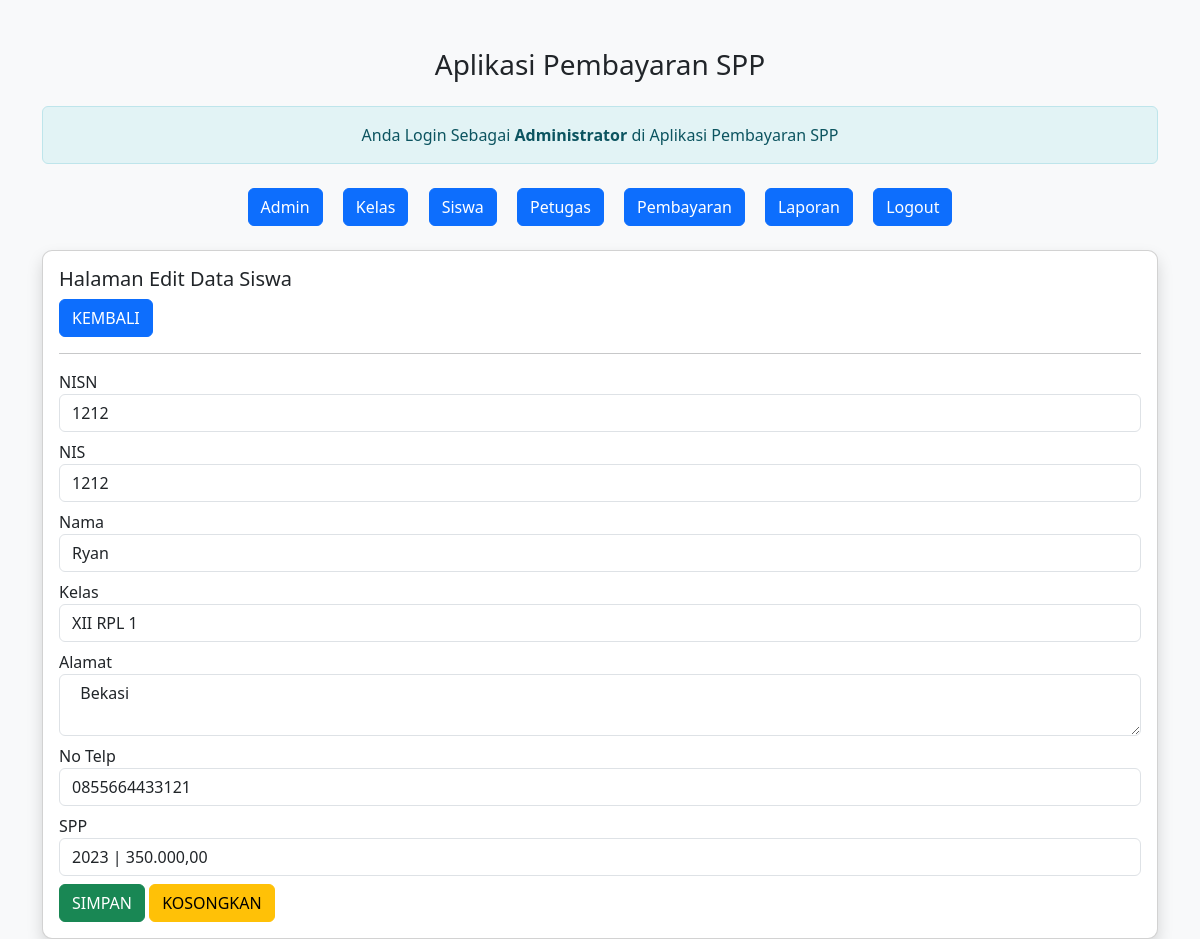
Page /spp-ilham/admin/admin.php?url=edit-siswa&nisn=1212 on the committed database.
### tables this page shows
CREATE TABLE `siswa` (
  `nisn` char(10) NOT NULL,
  `nis` char(8) NOT NULL,
  `nama` varchar(35) NOT NULL,
  `id_kelas` int(11) NOT NULL,
  `alamat` text NOT NULL,
  `no_telp` varchar(13) NOT NULL,
  `id_spp` int(11) NOT NULL
);

CREATE TABLE `kelas` (
  `id_kelas` int(11) NOT NULL,
  `nama_kelas` varchar(10) NOT NULL,
  `kompetensi_keahlian` varchar(50) NOT NULL
);

CREATE TABLE `spp` (
  `id_spp` int(11) NOT NULL,
  `tahun` int(11) NOT NULL,
  `nominal` int(11) NOT NULL
);

### spp-ilham/admin/edit-siswa.php (the view, shortened to what this page needs)
<?php
$nisn = $_GET['nisn'];
include'../koneksi.php';
$sql = "SELECT*FROM siswa,spp,kelas WHERE siswa.id_kelas=kelas.id_kelas AND siswa.id_spp=spp.id_spp AND nisn='$nisn'";
$query = mysqli_query($koneksi, $sql);
$data = mysqli_fetch_array($query);
?>
<h5>Halaman Edit Data Siswa</h5>
<a href="?url=siswa" class="btn btn-primary"> KEMBALI </a>
<hr>
<form method="post" action="?url=proses-edit-siswa&nisn=<?= $nisn; ?>">
    <div class="form-group mb-2">
        <label>NISN</label>
        <input value="<?= $data['nisn'] ?>" readonly type="number" name="nisn" class="form-control" required>
</div>
<div class="form-group mb-2">
    <label>NIS</label>
    <input value="<?= $data['nis'] ?>" type="number" name="nis" class="form-control" required>
</div>
<div class="form-group mb-2">
    <label>Nama</label>
    <input value="<?= $data['nama'] ?>" type="text" name="nama" class="form-control" required>
</div>
<div class="form-group mb-2">
<label>Kelas</label>
<select name="id_kelas" class="form-control" required>
    <option value="<?= $data['id_kelas'] ?>"> <?= $data['nama_kelas']; ?> </option>
    </select>
    </div>
    <div class="form-group mb-2">
        <label>Alamat</label>
        <textarea name="alamat" class="form-control" required> <?= $data['alamat'] ?> </textarea>
    </div>
    <div class="form-group mb-2">
        <label>No Telp</label>
        <input value ="<?= $data['no_telp'] ?>" type=" number" name="no_telp" class="form-control" required>
</div>
    <div class="form-group mb-2">
<label>SPP</label>
<select name="id_spp" class="form-control" required>
    <option value="<?= $data['id_spp'] ?>"> <?= $data['tahun']; ?> | <?= number_format(
         $data['nominal'],2,',','.'); ?> </option>
    </select>
    </div>
<div class="form-group">
    <button type="submit" class="btn btn-success"> SIMPAN </button>
    <button type="reset" class="btn btn-warning"> KOSONGKAN </button>
</div>
</form>

### spp-ilham/admin/admin.php (style rules this page uses)
body { background-color: #f8f9fa; }

### rows in the picture
siswa: nisn "1212", nis "1212", nama "Ryan", id_kelas "XII RPL 1", alamat "Bekasi", no_telp "0855664433121", id_spp "2023 | 350.000,00"
